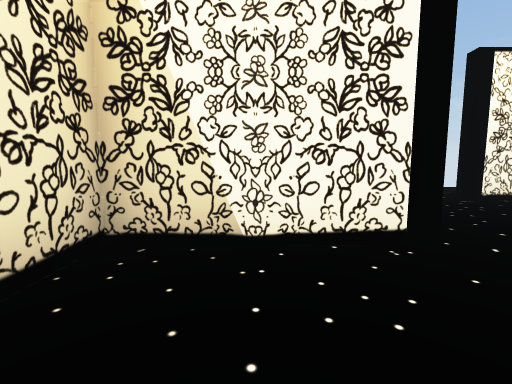
[1] (above)

16 first-person views from a walk through a scene from a Unity 3-D project. The camera is 0.72 m above the floor, tilts 6° down and sees 90° across. Doors are open. The floor is counted in squares, 1 m on a side. Each view is taken from the middle of a square. On the plan, view 1 faces up. The plan holds only what a view shows up to about 9 squares ahead; the rest is blank. The place goes on beyond the plan. The player character is not drawn.

[2]
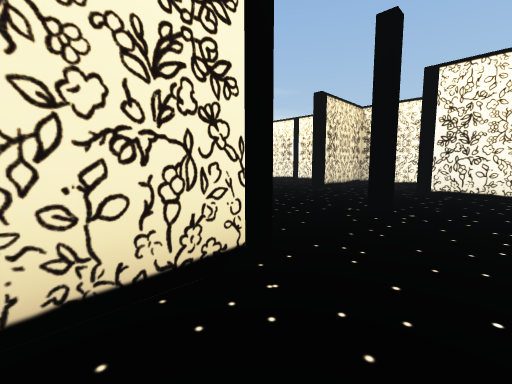

[3]
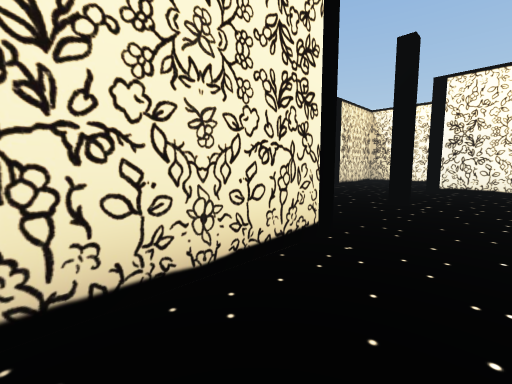

[4]
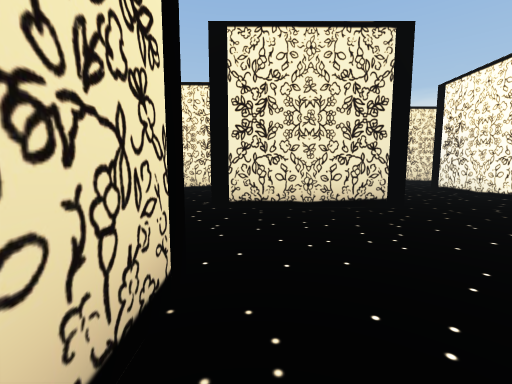

[5]
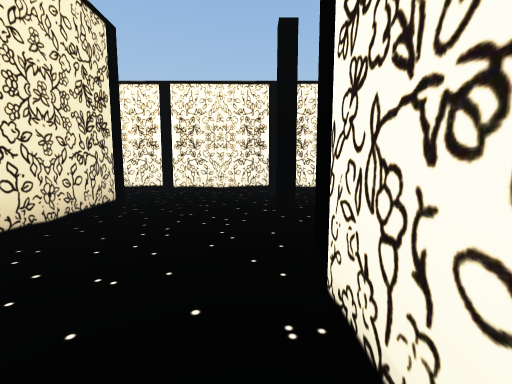

[6]
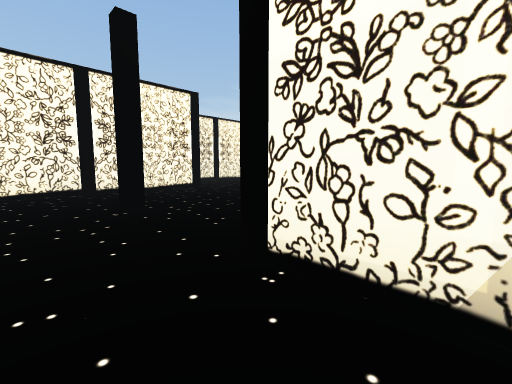

[7]
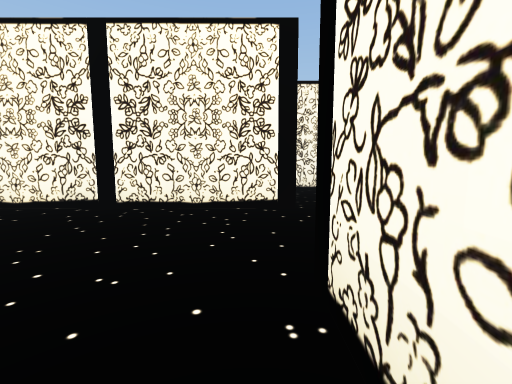

[8]
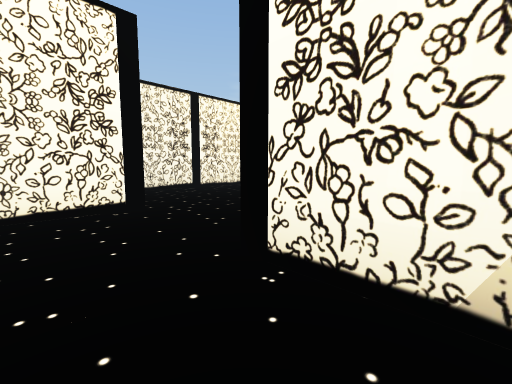

[9]
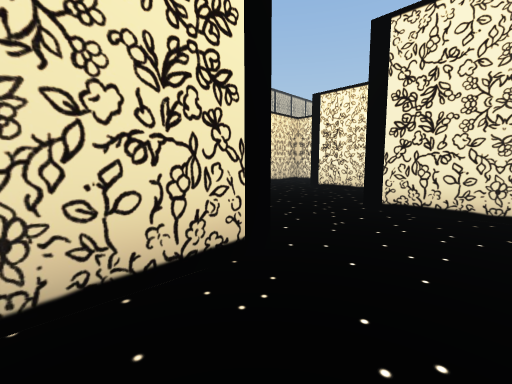

[10]
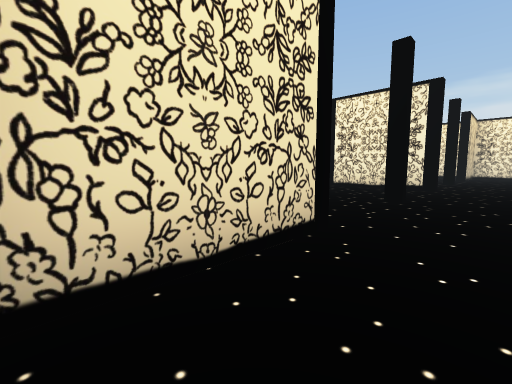

[11]
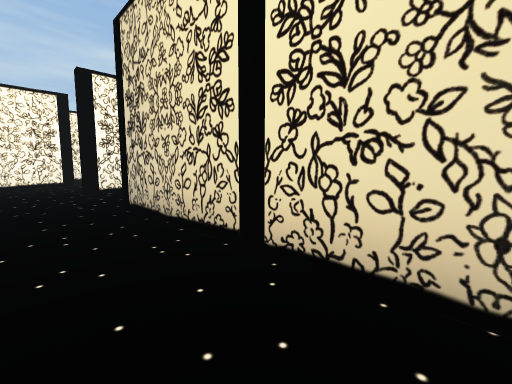

[12]
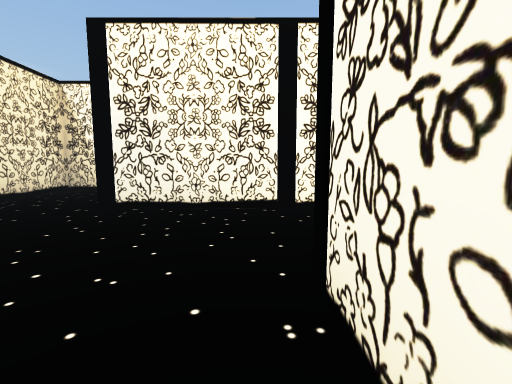

[13]
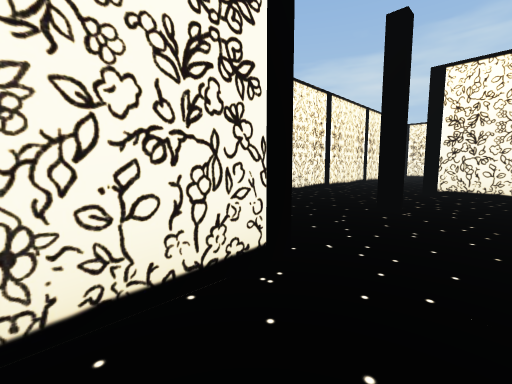

[14]
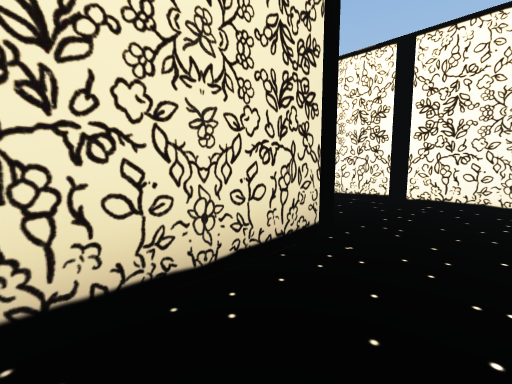

[15]
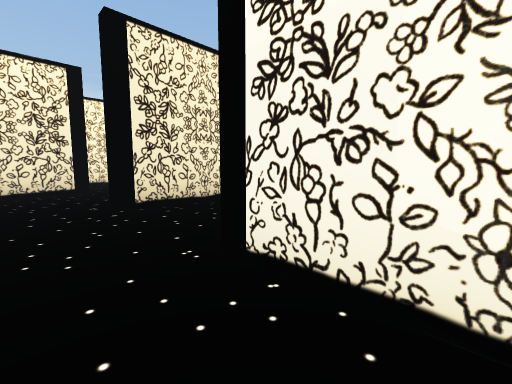

[16]
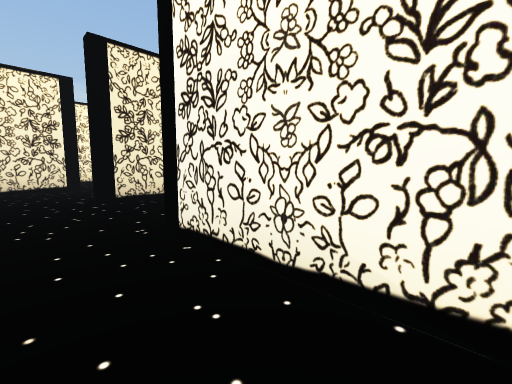

### Floor plan
Key: @ floor where view 1 was taken; # wall or solid block; . floor; D open door.
Columns run from 4 left of view 1 to 16 right of it. Each row starts with its distance up from view 1.
  9       ###         ###
  8       #..         ...
  7       #...   ........
  6 #.... #..#########DDD
  5    #....DD....DD..DDD
  4    #....DD....DD.....
  3    ###DDDD....DD.....
  2    #..DDD#..#.....###
  1    #........#.....#
  0     @    DDD#....
 -1          DDD...##
 -2          #.....#
 -3          #..
 -4          D.

Where each view was taken, in squares from view 1:
view 1: 0 up, 0 right, facing up
view 2: 2 down, 6 right, facing up-left
view 3: 3 down, 6 right, facing up-left
view 4: 0 up, 12 right, facing left
view 5: 2 down, 10 right, facing up
view 6: 2 down, 9 right, facing up-right
view 7: 1 up, 13 right, facing up
view 8: 1 up, 12 right, facing up-right
view 9: 1 up, 12 right, facing down-left
view 10: 4 up, 16 right, facing down-left
view 11: 7 up, 9 right, facing down-right
view 12: 1 up, 7 right, facing up
view 13: 1 up, 0 right, facing up-right
view 14: 0 up, 9 right, facing up-left
view 15: 4 up, 6 right, facing up-left
view 16: 4 up, 7 right, facing up-left
